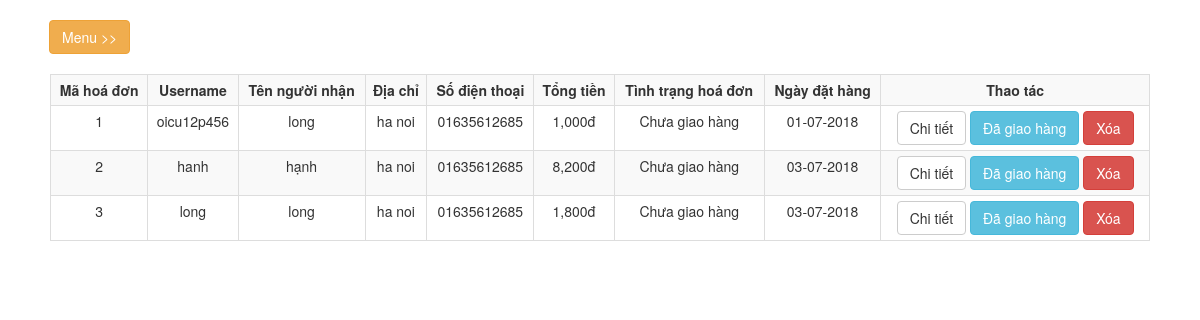
/admin/invoices.php (signed in), run on the app's committed database.
### tables this page shows
CREATE TABLE `order` (
  `order_id` int(11) NOT NULL,
  `customer_id` int(11) NOT NULL,
  `payment_name` varchar(100) NOT NULL,
  `payment_email` varchar(100) NOT NULL,
  `payment_phone` varchar(30) NOT NULL,
  `total` float NOT NULL,
  `order_status` varchar(100) NOT NULL,
  `date_added` date NOT NULL,
  `comment` text
);

CREATE TABLE `customer` (
  `customer_id` int(11) NOT NULL,
  `username` varchar(100) NOT NULL,
  `password` varchar(100) NOT NULL,
  `name` varchar(100) NOT NULL,
  `email` varchar(100) NOT NULL,
  `phone` varchar(30) NOT NULL,
  `birthday` date NOT NULL,
  `image` varchar(255) NOT NULL
);

### admin/invoices.php (the view, shortened to what this page needs)
<?php session_start();
if(isset($_SESSION['login_user']) && $_SESSION['login_user']==1)
{
?>
<!DOCTYPE html>
<html lang="en">
<head>
    <link href="../css/bootstrap.min.css" rel="stylesheet">
    <link href="../css/simple-sidebar.css" rel="stylesheet">
</head>
<body>
	<div id="wrapper">
        <div id="page-content-wrapper">
            <div class="container-fluid">
                <div class="row">
                    <div class="col-lg-12">
                        <a href="#menu-toggle" class="btn btn-warning" id="menu-toggle" style="margin-bottom: 20px;  margin-left: 14px;">Menu >></a>
                    </div>
                </div>
                <?php
                require("../connect.php");
                $sql = "Select `order`.`order_id`, `payment_name`, `payment_email`, `payment_phone`, `total`, `order_status`, `date_added`, `comment`, `customer`.`username` as username FROM `order` join `customer` on `order`.`customer_id` = `customer`.`customer_id`  order by `order_status`,`date_added`";
                $ketquatruyvan = $conn->query($sql);
                ?>
                <div class="container-fluid">
                    <table class="table table-striped table-bordered table-hover table-condensed table-reponsive" style="text-align: center;">
                        <tr>
                            <th>Mã hoá đơn</th>
                            <th>Username</th>
                            <th>Tên người nhận</th>
                            <th>Địa chỉ</th>
                            <th>Số điện thoại</th>
                            <th>Tổng tiền</th>
                            <th>Tình trạng hoá đơn</th>
                            <th>Ngày đặt hàng</th>
                            <th>Thao tác</th>
                        </tr>
                        <?php
                        if($ketquatruyvan->num_rows > 0){
                        while($hoadon = $ketquatruyvan->fetch_assoc()){
                        ?>
                        <tr>
                            <td><?php echo $hoadon['order_id']; ?></td>
                            <td><?php echo $hoadon['username']; ?></td>
                            <td><?php echo $hoadon['payment_name']; ?></td>
                            <td><?php echo $hoadon['payment_email']; ?></td>
                            <td><?php echo $hoadon['payment_phone']; ?></td>
                            <td><?php echo number_format($hoadon['total'], 0, '', ',');?>đ</td>
                            <?php if($hoadon['order_status']==1){?>
                            <td>Đã giao hàng</td>
                            <?php } else { ?>
                            <td>Chưa giao hàng</td> <?php } ?>
                            <td><?php echo date_format(new DateTime($hoadon['date_added']),"d-m-Y"); ?></td>
                            <td>
                            <span><a class="btn btn-default" href="invoices_detail.php?id=<?php echo $hoadon['order_id']; ?>">Chi tiết</a></span>
                            <?php if($hoadon['order_status']==0){?>
                            <a class="btn btn-info" href="invoices_done.php?id=<?php echo $hoadon['order_id']; ?>">Đã giao hàng</a>
                            <?php } ?>
                            <span><a class="btn btn-danger" href="del_invoices.php?id=<?php echo $hoadon['order_id']; ?>">Xóa</a></span>
                            </td>
                        </tr>
                        <?php
                        }}?>
                    </table>
                </div>
            </div>
        </div>
    </div>
</body>
</html>
<?php
}else{
    echo
    "<script>
    alert('Bạn cần đăng nhập để quản trị');
    window.location = 'index.php';
    </script>";
}
?>

### css/simple-sidebar.css (style rules this page uses)
body { overflow-x: hidden; }
#wrapper { padding-left: 0; -webkit-transition: all 0.5s ease; -moz-transition: all 0.5s ease; -o-transition: all 0.5s ease; transition: all 0.5s ease; }
#page-content-wrapper { width: 100%; position: absolute; padding: 15px; }
@media (min-width:768px) { #wrapper { padding-left: 0; } }
@media (min-width:768px) { #page-content-wrapper { padding: 20px; position: relative; } }

### admin/invoices.php (style rules this page uses)
th { text-align: center; }

### data on the page
order: order_id "1", customer.username "oicu12p456", payment_name "long", payment_email "ha noi", payment_phone "01635612685", total "1,000", order_status "Chưa giao hàng", date_added "01-07-2018"
order: order_id "2", customer.username "hanh", payment_name "hạnh", payment_email "ha noi", payment_phone "01635612685", total "8,200", order_status "Chưa giao hàng", date_added "03-07-2018"
order: order_id "3", customer.username "long", payment_name "long", payment_email "ha noi", payment_phone "01635612685", total "1,800", order_status "Chưa giao hàng", date_added "03-07-2018"
